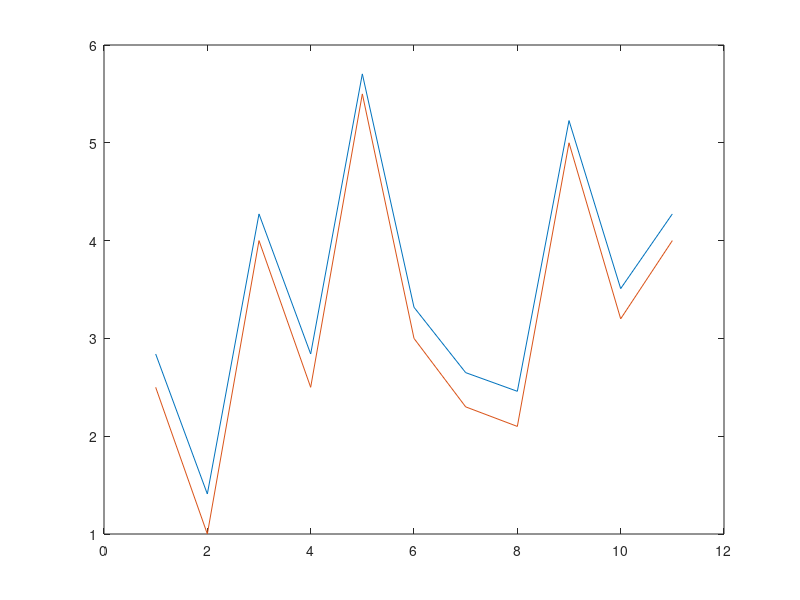

MATLAB code to generate this figure: (Note: this script raises an error after producing the figure.)
%% Kalman filter
%https://www.datasciencecentral.com/profiles/blogs/using-bayesian-kalman-filter-to-predict-positions-of-moving
% tutorial (https://www.youtube.com/watch?v=9Ilb4_DJB_s)

%% representation  of the state-space model
%dx/dt=Ax(t)+Bu(t)
%y= Cx(t)
A=[0 1; 0 0];
B=[1 0; 0 0];
C=[1 0];
sys= ss(A,B,C,0);

% building the kalman filter using matlab function

%covariance matrixes
%file:///C:/Users/TeachinglabA/Downloads/Discrete-timeKalmanfilter.pdf
%qn=E(wk.wk'), let us assume [1 0 ; 0 1], wk is the system noise vector
%rn=E(vk^2), let us assume 1, vk is the  measurement noise vector
qn=0.001;
rn=0.001;
%KEST generates optimal estimates y_e(t) and x_e(t)
%L is the estimator gain
%P is the steady state error covariance
[KEST,L,P]=kalman(sys,qn,rn);

%% implementing kalman filter example of tutorial
%from http://www.iri.upc.edu/people/jsola/JoanSola/eng/course.html

%define system
%x(t+1)=x+u*dt+n, something that will move acording to velocity
%y= x+v ,measured position

dt=1;

F_x=1;
F_u=dt;
F_n=1;
H=1;

Q=0.01;  %covariance of the perturbation
R=100; %(10 m error but its squared)

%simulated variables

X=7; %initial state of x
u=1; %initial state of u, this way it is constant but it could be time dependent

%estimated variables
x=0; %initial estimate
P=1e4; %how much uncertanty

%trajectories
tt=0:dt:100; %time
XX=zeros(1,size(tt,2));
xx=zeros(1,size(tt,2)); %iniatilizing vector of state positions
yy=zeros(1,size(tt,2));
PP=zeros(1,size(tt,2));

%perturbation levels
q=sqrt(Q);
r=sqrt(R);

%start loop(there will be one prediction and one correction on every loop)
i=1;
for t=tt
    %simulate, this part is just to generate y in a real system we have y
    %we dont need this part of the script
    n=q*randn; %perturbation of the system, q is the standard deviation of the noise
    X=F_x*X+F_u*u+F_n*n;
    v=r*randn;
    y=H*X+v;
    
    %estimate
    x=F_x*x+F_u*u; %we dont have acess to n cause we dont know the simulation
    P=F_x*P*F_x'+F_n*Q*F_n';
    
    %correction
    e=y-H*x;
    E= H*P*H';
    
    z=y-e;
    Z=R+E;
    
    K=P*H'*Z^-1; %kalman gain which is being optimazed
    
    x=x+K*z;
    P=P-K*H*P;
    
    %collect data
    XX(:,i)=X;
    xx(:,i)=x;
    yy(:,i)=y;
    PP(:,i)=diag(P);
    
    %update index
    i=i+1;
    
end

plot(tt,XX,tt,xx,tt,yy,tt,sqrt(PP));
legend('truth','state','measurement','sigma');

%%
delT = 1;
F = [ 1 delT; 0 1 ];
H = [ 1 0 ];
x = [ 0 10];
P = [ 10 0; 0 10 ];
Q = [ 1 1; 1 1 ];
R = [ 1 ];
z = [2.5 1 4 2.5 5.5 3 2.3 2.1 5 3.2 4];

state=[]
for i=1:length(z)
    xpred = F*x';
    Ppred = F*P*F' + Q;
    nu = z(i) - H*xpred; 
    S = R + H*Ppred*H';
    K = Ppred*H'*inv(S); %% Kalman gain
    xnew = xpred + K*nu; %% new state
    Pnew = Ppred - K*S*K'; %% new covariance
    state=[state xnew];
end

t=1:length(z);
plot(t,state(1,:),t,z)

%% Matlab kalman filter tracking function
%from https://www.mathworks.com/help/driving/ref/trackingkf.html

%initial state estimate
x = 0;
y = 0;
initialState = [x;0;y;0]; %velocity 0 vector of x position, x velocity, y position, y velocity
KF = trackingKF('MotionModel','2D Constant Velocity','State',initialState); %discrete-time linear Kalman filter used to track the positions and velocities of objects

%real trajectory
vx = 0.2; %velocity on the x axis
vy = 0.1; % velocity on the y axis
T  = 0.5; % time step
pos = [0:vx*T:2;5:vy*T:6]'; %vector position

%Predicting and correcting the state of the object
for k = 1:size(pos,1)
    pstates(k,:) = predict(KF,T);
    cstates(k,:) = correct(KF,pos(k,:));
end

%plotting

plot(pos(:,1),pos(:,2),'k.', pstates(:,1),pstates(:,3),'+',cstates(:,1),cstates(:,3),'o')
xlabel('x [m]')
ylabel('y [m]')
grid
xt  = [x-2 pos(1,1)+0.1 pos(end,1)+0.1];
yt = [y pos(1,2) pos(end,2)];
text(xt,yt,{'First measurement','First position','Last position'})
legend('Object position', 'Predicted position', 'Corrected position')

%other optio to check



